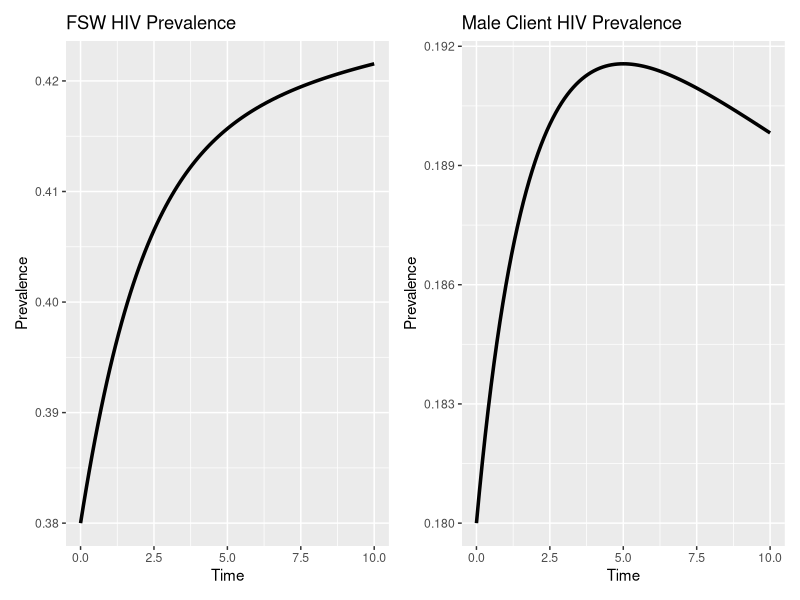
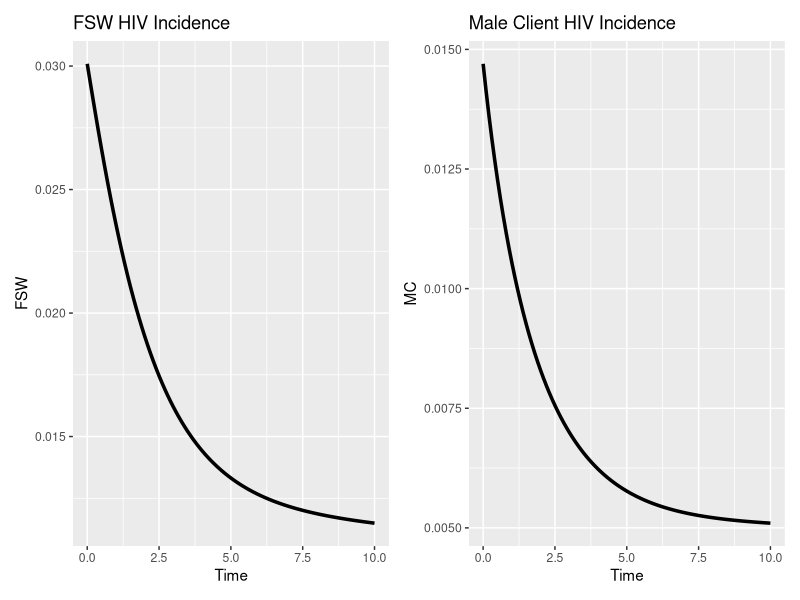
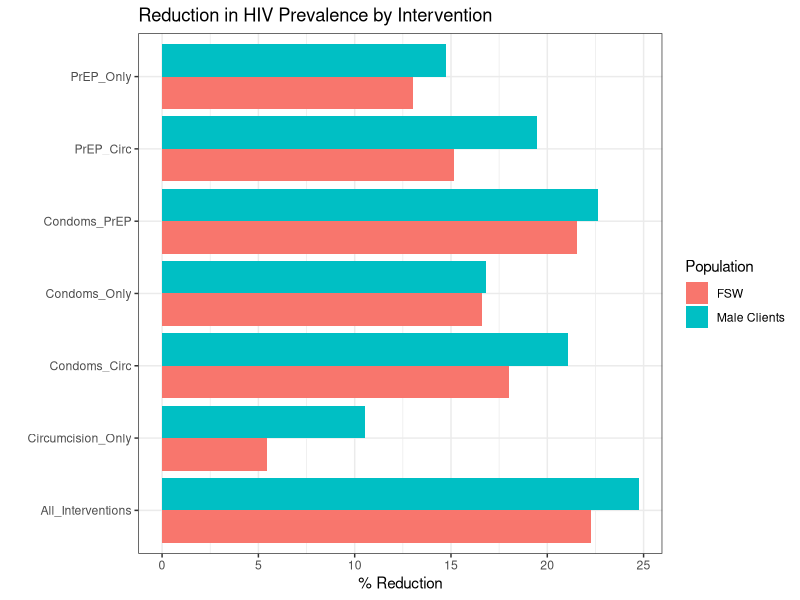
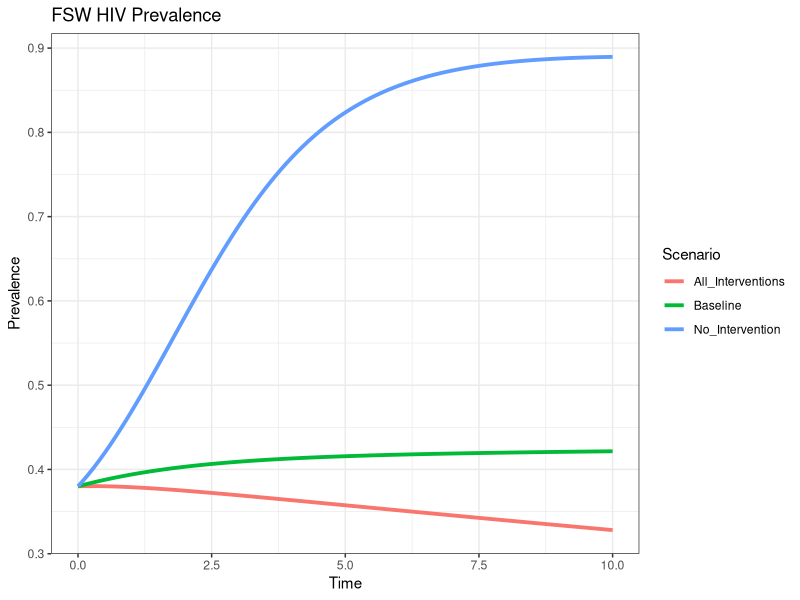
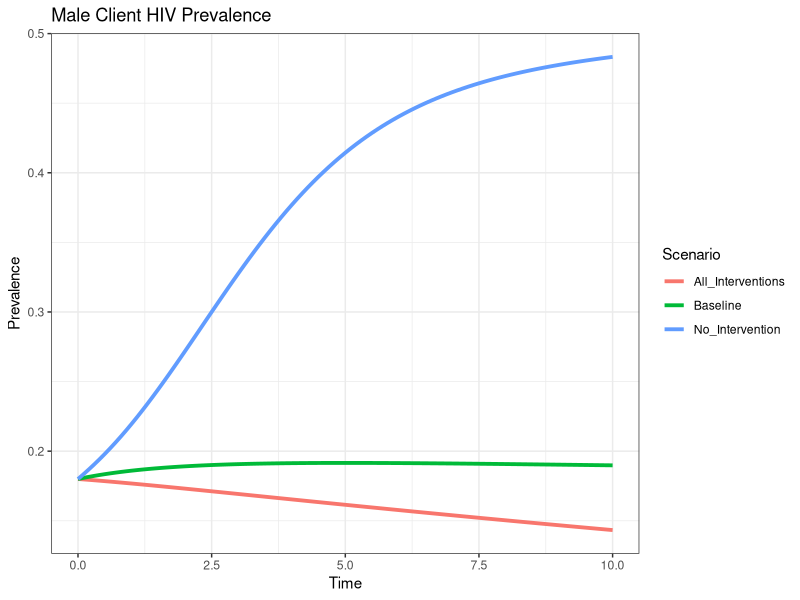
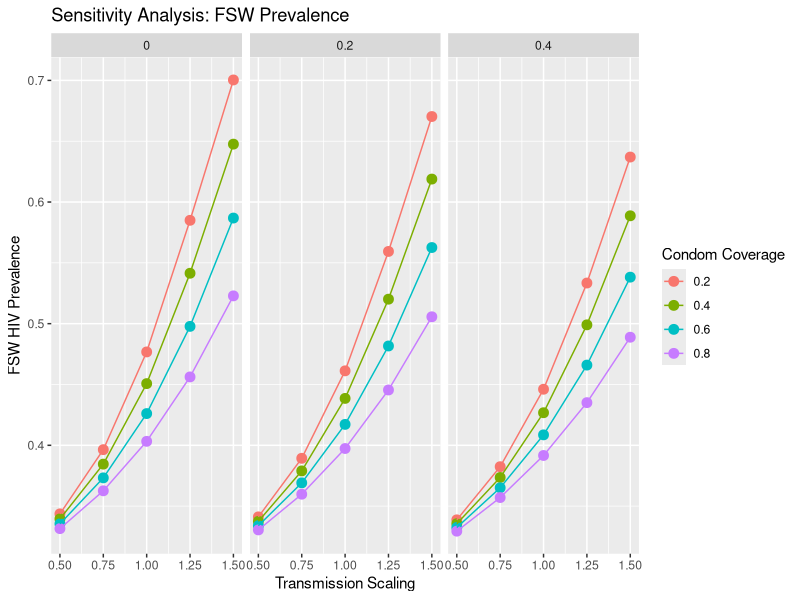
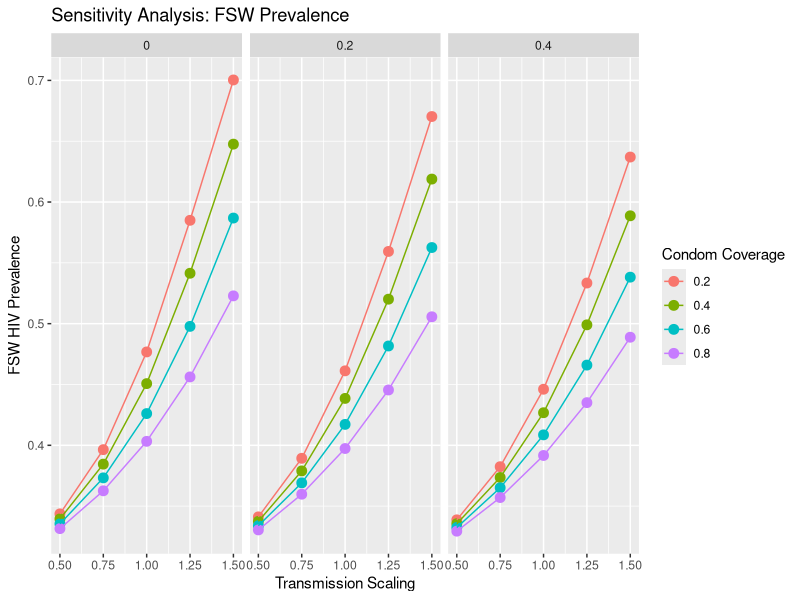
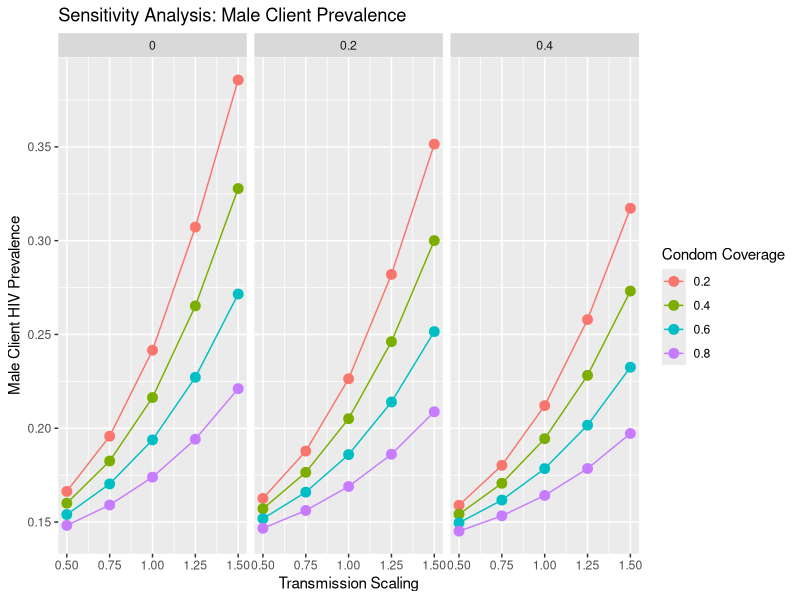

The R source for these figures, in order:
## ---- chunk 1
knitr::opts_chunk$set(echo = TRUE)
## ---- chunk 2
library(deSolve)
library(ggplot2)
library(patchwork)
library(tidyr)
## ---- chunk 3
# Parameters

params_fixed <- list(

  # ART initiation
  gammaF = 0.85,
  gammaM = 0.89,

  # Natural mortality
  muF = 0.02,
  muM = 0.02,

  # HIV related mortality for untreated FSW and MC
  thetaF = 0.1,
  thetaM = 0.1,
  
  # Mortality among those on ART
  thetaTF = 0.01,
  thetaTM = 0.01,

  # Transmission probabilities
  betaMF = 0.0008,   # male -> female
  betaFM = 0.0004,   # female -> male

  # Contact rates
  cF = 1550,
  cM = 500,

  # Relative infectiousness on ART
  fT = 0.03,

  # Condom intervention
  condom_eff = 0.76,
  condom_covF = 0.50,
  condom_covM = 0.6,

  # PrEP intervention
  PrEP_eff = 0.53,
  PrEP_covF = 0.32,
  PrEP_covM = 0.60,

  # Circumcision
  circ_eff = 0.55,
  circ_cov = 0.50
)
## ---- chunk 4
# Model function
model <- function(t, state, p){

  with(as.list(c(state, p)),{

    # TOTAL POPULATIONS
    
    NF <- SF + IF + TF

    NM <- SM + IM + TM

    # RECRUITMENT
    
    recruitF      <- muF * NF
    recruitM      <- muM * NM

    # INFECTIOUS PREVALENCE
    
    prev_M <- (IM + fT * TM) / NM

    prev_F <- (IF + fT * TF) / NF

    # INTERVENTION REDUCTIONS
    
    red_M <- (1 - condom_eff * condom_covM) *
             (1 - PrEP_eff   * PrEP_covM)

    red_F <- (1 - condom_eff * condom_covF) *
             (1 - PrEP_eff   * PrEP_covF) *
             (1 - circ_eff   * circ_cov)

   # FORCE OF INFECTION
    
    lambdaF <- cF *
                    betaMF *
                    red_M *
                    prev_M

    lambdaM <- cM *
               betaFM *
               red_F *
               prev_F

    # FSW HIGH RISK
    
    dSF <- recruitF -
                lambdaF * SF -
                muF * SF

    dIF <- lambdaF * SF -
                (gammaF + muF + thetaF) * IF

    dTF <- gammaF * IF -
            (muF + thetaTF) * TF

    # MALE CLIENTS

        dSM <- recruitM -
           lambdaM * SM -
           muM * SM

    dIM <- lambdaM * SM -
           (gammaM + muM + thetaM) * IM

    dTM <- gammaM * IM -
       (muM + thetaTM) * TM

    # INCIDENCE

    incF <- lambdaF * SF

    incM <- lambdaM * SM

    list(c(dSF, dIF, dTF,
           dSM, dIM, dTM),

         incF = incF,
         incM = incM)
  })
}
## ---- chunk 5
# Initial conditions
state <- c(

  SF = 0.62,
  IF = 0.06,
  TF = 0.32,

  SM = 0.82,
  IM = 0.02,
  TM = 0.16
)
# Simulation time
times <- seq(0, 10, by = 0.1)
# CALIBRATION TARGETS
FSW_lower <- 0.30
FSW_upper <- 0.45
MC_lower <- 0.10
MC_upper <- 0.25
## ---- chunk 6
# Run model
run_model <- function(p){

  as.data.frame(
    ode(
      y = state,
      times = times,
      func = model,
      parms = p
    )
  )
}
# BASIC REPRODUCTION NUMBER (R0) with no interventions
# No condoms, no PrEP, no circumcision, no ART

calc_R0 <- function(p){

  p0 <- p

  # Remove all interventions
  p0$condom_covF <- 0
  p0$condom_covM <- 0

  p0$PrEP_covF <- 0
  p0$PrEP_covM <- 0

  p0$circ_cov <- 0

  p0$thetaF <- 0
  p0$thetaM <- 0

  DF <- 1/(p0$gammaF + p0$muF)
  DM <- 1/(p0$gammaM + p0$muM)

  K_MF <- p0$cF * p0$betaMF * DF

  K_FM <- p0$cM * p0$betaFM * DM

  R0 <- sqrt(K_MF * K_FM)

  return(R0)
}

# EFFECTIVE REPRODUCTION NUMBER (Re)
calc_Re <- function(p){

  DF <- 1/(p$gammaF + p$muF + p$thetaF)
  DM <- 1/(p$gammaM + p$muM + p$thetaM)

  red_M <- (1 - p$condom_eff * p$condom_covM) *
           (1 - p$PrEP_eff * p$PrEP_covM)

  red_F <- (1 - p$condom_eff * p$condom_covF) *
           (1 - p$PrEP_eff * p$PrEP_covF) *
           (1 - p$circ_eff * p$circ_cov)

  K_MF <- p$cF *
          p$betaMF *
          red_M *
          DF

  K_FM <- p$cM *
          p$betaFM *
          red_F *
          DM

  Re <- sqrt(K_MF * K_FM)

  return(Re)
}
## ---- chunk 7
# Objective function
# CALIBRATION OBJECTIVE FUNCTION
objective <- function(par){

  p <- params_fixed

  # Parameters to calibrate
  p$betaMF  <- par[1]
  p$betaFM  <- par[2]
  p$cF <- par[3]
  p$cM <- par[4]

  # Run model
  out <- run_model(p)

  # FSW prevalence
  FSW_prev <- tail(

    (out$IF + out$TF) /

    (out$SF + out$IF + out$TF),

    1
  )
   # Male client prevalence
  MC_prev <- tail(

    (out$IM + out$TM) /

    (out$SM + out$IM + out$TM),

    1
  )

  # Range-based FSW error
  if(FSW_prev < FSW_lower){

  err_FSW <- (FSW_prev - FSW_lower)^2

} else if(FSW_prev > FSW_upper){

  err_FSW <- (FSW_prev - FSW_upper)^2

} else {

  err_FSW <- 0

}

  # Range-based male client error
  if(MC_prev < MC_lower){

    err_MC <- (MC_prev - MC_lower)^2

  } else if(MC_prev > MC_upper){

    err_MC <- (MC_prev - MC_upper)^2

  } else {

    err_MC <- 0

  }

R0_now <- calc_R0(p)
err_R0 <- 0

if(R0_now < 1.2){

  err_R0 <- (1.2 - R0_now)^2

}

# Total objective
  error <- 100 * err_FSW +
           200 * err_MC  +
           50  * err_R0
  return(error)
}
# PARAMETER CALIBRATION

fit <- optim(

  par = c(
    betaMF  = 0.003,
    betaFM  = 0.001,
    cF = 1000,
    cM = 300
  ),

  fn = objective,

  method = "L-BFGS-B",

  lower = c(
    0.001,
    0.0003,
    800,
    20
  ),

  upper = c(
    0.01,
    0.005,
    4000,
    1200
  )
)

# CALIBRATED PARAMETERS

params_calibrated <- params_fixed

params_calibrated$betaMF  <- fit$par[1]
params_calibrated$betaFM  <- fit$par[2]
params_calibrated$cF      <- fit$par[3]
params_calibrated$cM      <- fit$par[4]

# Run calibrated model
out <- run_model(params_calibrated)
## ---- chunk 8
prev_df <- data.frame(

  Time = out$time,

  FSW =
    (out$IF + out$TF) /

    (out$SF + out$IF + out$TF),

  MC =
    (out$IM + out$TM) /
    (out$SM + out$IM + out$TM)
)
FSW_prev <- tail(prev_df$FSW, 1)
MC_prev  <- tail(prev_df$MC, 1)

cat("Final FSW prevalence =", round(FSW_prev, 3), "\n")
cat("Final MC prevalence  =", round(MC_prev, 3), "\n")
if(MC_prev >= MC_lower &&
   MC_prev <= MC_upper){

  cat("Calibration target achieved\n")

} else {

  cat("Outside calibration range\n")

}
cat("Basic reproduction number (R0) =",
    round(calc_R0(params_calibrated), 2), "\n")

cat("Effective reproduction number (Re) =",
    round(calc_Re(params_calibrated), 2), "\n")

cat("\nCALIBRATED PARAMETERS\n")

print(params_calibrated[c(
  "betaMF",
  "betaFM",
  "cF",
  "cM"
)])
## ---- chunk 9
# Prevalence plots
p1 <- ggplot(prev_df,
             aes(Time, FSW)) +

  geom_line(linewidth = 1.2) +

  labs(
    title = "FSW HIV Prevalence",
    y = "Prevalence"
  )

p2 <- ggplot(prev_df,
             aes(Time, MC)) +

  geom_line(linewidth = 1.2) +

  labs(
    title = "Male Client HIV Prevalence",
    y = "Prevalence"
  )

p1 + p2
## ---- chunk 10
# Incidence
inc_df <- data.frame(
  Time = out$time,
  FSW = out$incF,
  MC = out$incM
)

g1 <- ggplot(inc_df,
             aes(Time, FSW)) +

  geom_line(linewidth = 1.2) +

  labs(
    title = "FSW HIV Incidence"
  )

g2 <- ggplot(inc_df,
             aes(Time, MC)) +

  geom_line(linewidth = 1.2) +

  labs(
    title = "Male Client HIV Incidence"
  )

g1 + g2
## ---- chunk 11
scenarios <- list(

  # BASELINE
  Baseline = params_calibrated,

  # NO INTERVENTION
  No_Intervention = within(params_calibrated, {

    condom_covF <- 0
    condom_covM <- 0
    PrEP_covF <- 0
    PrEP_covM <- 0
    circ_cov <- 0
  }),

  # SINGLE INTERVENTIONS
  Condoms_Only = within(params_calibrated, {

    condom_covF <- 0.85
    condom_covM <- 0.85
  }),

  PrEP_Only = within(params_calibrated, {

    PrEP_covF <- 0.90
    PrEP_covM <- 0.90
  }),

  Circumcision_Only = within(params_calibrated, {

    circ_cov <- 0.90
  }),

  # TWO-COMBINATION PACKAGES
  Condoms_PrEP = within(params_calibrated, {

    condom_covF <- 0.85
    condom_covM <- 0.85

    PrEP_covF <- 0.90
    PrEP_covM <- 0.90
  }),

  Condoms_Circ = within(params_calibrated, {

    condom_covF <- 0.85
    condom_covM <- 0.85

    circ_cov <- 0.90
  }),

  PrEP_Circ = within(params_calibrated, {

    PrEP_covF <- 0.90
    PrEP_covM <- 0.90

    circ_cov <- 0.90
  }),

  # FULL COMBINATION
  All_Interventions = within(params_calibrated, {

    condom_covF <- 0.85
    condom_covM <- 0.85

    PrEP_covF <- 0.90
    PrEP_covM <- 0.90

    circ_cov <- 0.90
  })
)
# Scenario outputs
outputs <- lapply(scenarios, run_model)
## ---- chunk 12
summary_table <- do.call(
  rbind,

  lapply(names(outputs), function(n){

    out <- outputs[[n]]
    p   <- scenarios[[n]]

    FSW_prev <- tail(
      (out$IF + out$TF) /

      (out$SF  + out$IF  + out$TF),
      1
    )

    MC_prev <- tail(
      (out$IM + out$TM) /
      (out$SM + out$IM + out$TM),
      1
    )

    data.frame(
      Scenario = n,
      FSW_prev = round(FSW_prev, 3),
      MC_prev  = round(MC_prev, 3),
      R0 = round(calc_R0(p), 2),
      Re = round(calc_Re(p), 2),
      FSW_cum_inc = round(sum(out$incF), 2),
      MC_cum_inc  = round(sum(out$incM), 2)
    )
  })
)
summary_table

# INTERVENTION EFFECTIVENESS

summary_table$FSW_reduction <- 
  1 - (
    summary_table$FSW_prev /
    summary_table$FSW_prev[
      summary_table$Scenario == "Baseline"
    ]
  )

summary_table$MC_reduction <- 
  1 - (
    summary_table$MC_prev /
    summary_table$MC_prev[
      summary_table$Scenario == "Baseline"
    ]
  )

# Rank interventions
summary_table <- summary_table[
  order(summary_table$FSW_reduction,
        decreasing = TRUE),
]

summary_table

# RANKED INTERVENTION EFFECTIVENESS

rank_df <- subset(
  summary_table,
  !(Scenario %in%
      c(
        "Baseline",
        "No_Intervention"
      ))
)

rank_long <- data.frame(

  Scenario = rep(rank_df$Scenario, 2),

  Population = c(
    rep("FSW", nrow(rank_df)),
    rep("Male Clients", nrow(rank_df))
  ),

  Reduction = c(
    rank_df$FSW_reduction,
    rank_df$MC_reduction
  )
)

ggplot(
  rank_long,
  aes(
    x = Scenario,
    y = Reduction * 100,
    fill = Population
  )
) +

  geom_col(position = "dodge") +

  coord_flip() +

  theme_bw() +

  labs(
    title = "Reduction in HIV Prevalence by Intervention",
    x = "",
    y = "% Reduction"
  )
## ---- chunk 13
# Scenario prevalence plots
plot_df <- do.call(
  rbind,

  lapply(names(outputs), function(n){

    out <- outputs[[n]]

    data.frame(

      Time = out$time,

      FSW =
        (out$IF + out$TF) /

        (out$SF + out$IF + out$TF),

      MC =
        (out$IM + out$TM) /
        (out$SM + out$IM + out$TM),

      Scenario = n
    )
  })
)

plot_df2 <- subset(
  plot_df,
  Scenario %in% c(
    "Baseline",
    "No_Intervention",
    "All_Interventions"
  )
)

ggplot(
  plot_df2,
  aes(Time, FSW, color = Scenario)
) +
  geom_line(linewidth=1.3) +
  theme_bw() +
  labs(
    title="FSW HIV Prevalence",
    y="Prevalence"
  )
ggplot(
  plot_df2,
  aes(Time, MC, color = Scenario)
) +
  geom_line(linewidth = 1.3) +
  theme_bw() +
  labs(
    title = "Male Client HIV Prevalence",
    y = "Prevalence"
  )
## ---- chunk 14
# Sensitivity analysis
sens_grid <- expand.grid(

  beta_scale = c(0.5, 0.75, 1, 1.25, 1.5),

  condom_covF = c(0.2, 0.4, 0.6, 0.8),

  PrEP_covF = c(0.0, 0.2, 0.4)

)

sens_results <- data.frame()

for(i in 1:nrow(sens_grid)){

  # copy baseline parameters
  p <- params_calibrated

  # vary transmission probabilities
  p$betaMF <- p$betaMF * sens_grid$beta_scale[i]
  p$betaFM <- p$betaFM * sens_grid$beta_scale[i]

  # vary interventions
  p$condom_covF <- sens_grid$condom_covF[i]
  p$PrEP_covF   <- sens_grid$PrEP_covF[i]

  # run model
  out <- run_model(p)

  # final prevalence
  FSW_prev <- tail(
    (out$IF + out$TF) /

    (out$SF + out$IF + out$TF),
    1
  )

  MC_prev <- tail(
    (out$IM + out$TM) /
    (out$SM + out$IM + out$TM),
    1
  )

  # cumulative incidence
  FSW_cum <- sum(out$incF)
  MC_cum  <- sum(out$incM)

  sens_results <- rbind(
    sens_results,

    data.frame(
      beta_scale  = sens_grid$beta_scale[i],
      condom_covF = sens_grid$condom_covF[i],
      PrEP_covF   = sens_grid$PrEP_covF[i],

      FSW_prev = FSW_prev,
      MC_prev  = MC_prev,

      FSW_cum = FSW_cum,
      MC_cum  = MC_cum
    )
  )
}
# SENSITIVITY PLOTS
# FSW Prevalence
ggplot(
  sens_results,
  aes(beta_scale,
      FSW_prev,
      color = factor(condom_covF))
) +

  geom_point(size = 3) +

  geom_line() +

  facet_wrap(~PrEP_covF) +

  labs(
    title = "Sensitivity Analysis: FSW Prevalence",
    x = "Transmission Scaling",
    y = "FSW HIV Prevalence",
    color = "Condom Coverage"
  )
  ggplot(
  sens_results,
  aes(beta_scale,
      FSW_prev,
      color = factor(condom_covF))
) +

  geom_point(size = 3) +

  geom_line() +

  facet_wrap(~PrEP_covF) +

  labs(
    title = "Sensitivity Analysis: FSW Prevalence",
    x = "Transmission Scaling",
    y = "FSW HIV Prevalence",
    color = "Condom Coverage"
  )
# Male client prevalence
  ggplot(
  sens_results,
  aes(beta_scale,
      MC_prev,
      color = factor(condom_covF))
) +

  geom_point(size = 3) +

  geom_line() +

  facet_wrap(~PrEP_covF) +

  labs(
    title = "Sensitivity Analysis: Male Client Prevalence",
    x = "Transmission Scaling",
    y = "Male Client HIV Prevalence",
    color = "Condom Coverage"
  )
## ---- chunk 15
# Heat maps
coverage_grid <- expand.grid(

  condom_covF = seq(0, 0.9, by = 0.1),

  PrEP_covF = seq(0, 0.8, by = 0.1)

)

heatmap_results <- data.frame()

# Heat map analysis
for(i in 1:nrow(coverage_grid)){

  p <- params_calibrated

  p$condom_covF <- coverage_grid$condom_covF[i]
  p$PrEP_covF   <- coverage_grid$PrEP_covF[i]

  out <- run_model(p)

  # cumulative incidence
  FSW_cum <- sum(out$incF)
  MC_cum  <- sum(out$incM)

  # prevalence
  FSW_prev <- tail(
    (out$IF + out$TF) /

    (out$SF + out$IF + out$TF),
    1
  )

  MC_prev <- tail(
    (out$IM + out$TM) /
    (out$SM + out$IM + out$TM),
    1
  )

  heatmap_results <- rbind(
    heatmap_results,

    data.frame(
      condom_covF = p$condom_covF,
      PrEP_covF   = p$PrEP_covF,

      FSW_cum = FSW_cum,
      MC_cum  = MC_cum,

      FSW_prev = FSW_prev,
      MC_prev  = MC_prev
    )
  )
}
# Heat map FSW prevalence
ggplot(
  heatmap_results,
  aes(
    x = condom_covF,
    y = PrEP_covF,
    fill = FSW_prev
  )
) +

  geom_tile() +

  labs(
    title = "Heatmap: FSW HIV Prevalence",
    x = "FSW Condom Coverage",
    y = "FSW PrEP Coverage",
    fill = "Prevalence"
  )
